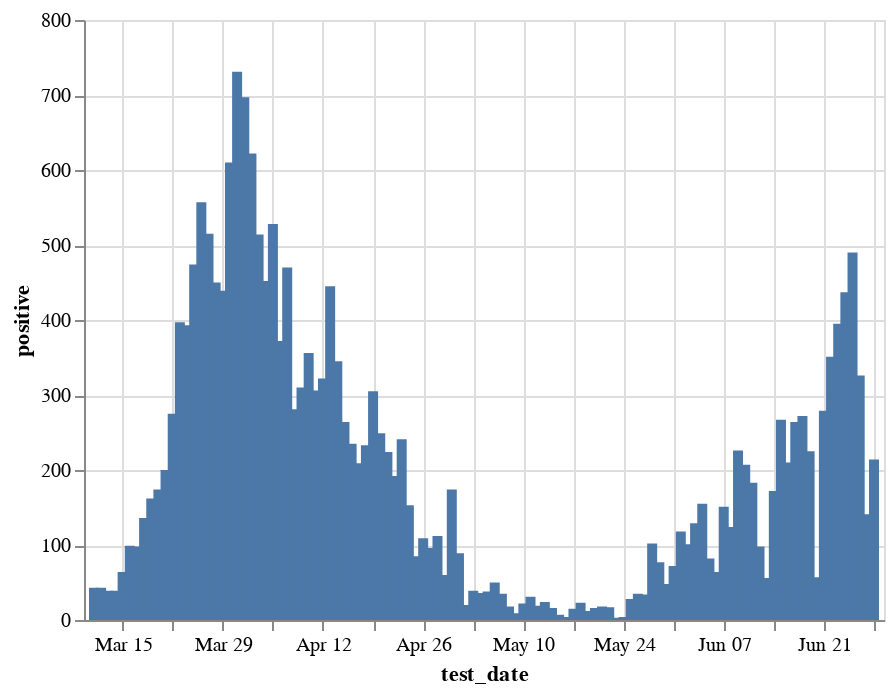

Notebook code for this chart:
### Code cell
alt.Chart(pr.reset_index()).mark_bar().encode(
    x='test_date',
    y='positive',
    tooltip=['test_date', 'positive']
).interactive()

### Figure 1 — Vega-Lite specification as saved in the notebook (floating-point values rounded to 4 significant figures)
{"config": {"view": {"continuousWidth": 400, "continuousHeight": 300}}, "data": {"name": "data-de8a255011cdc8385c1a44fe290d5d4a"}, "mark": "bar", "encoding": {"tooltip": [{"type": "temporal", "field": "test_date"}, {"type": "quantitative", "field": "positive"}], "x": {"type": "temporal", "field": "test_date"}, "y": {"type": "quantitative", "field": "positive"}}, "selection": {"selector006": {"type": "interval", "bind": "scales", "encodings": ["x", "y"]}}, "$schema": "https://vega.github.io/schema/vega-lite/v4.8.1.json", "datasets": {"data-de8a255011cdc8385c1a44fe290d5d4a": [{"test_date": "2020-03-11T00:00:00", "negative": 297, "positive": 43, "positive_rate": 0.1265}, {"test_date": "2020-03-12T00:00:00", "negative": 658, "positive": 43, "positive_rate": 0.06134}, {"test_date": "2020-03-13T00:00:00", "negative": 650, "positive": 39, "positive_rate": 0.0566}, {"test_date": "2020-03-14T00:00:00", "negative": 628, "positive": 39, "positive_rate": 0.05847}, {"test_date": "2020-03-15T00:00:00", "negative": 946, "positive": 64, "positive_rate": 0.06337}, {"test_date": "2020-03-16T00:00:00", "negative": 1298, "positive": 99, "positive_rate": 0.07087}, {"test_date": "2020-03-17T00:00:00", "negative": 1482, "positive": 98, "positive_rate": 0.06203}, {"test_date": "2020-03-18T00:00:00", "negative": 1885, "positive": 136, "positive_rate": 0.06729}, {"test_date": "2020-03-19T00:00:00", "negative": 2166, "positive": 162, "positive_rate": 0.06959}, {"test_date": "2020-03-20T00:00:00", "negative": 1703, "positive": 174, "positive_rate": 0.0927}, {"test_date": "2020-03-21T00:00:00", "negative": 1516, "positive": 200, "positive_rate": 0.1166}, {"test_date": "2020-03-22T00:00:00", "negative": 3328, "positive": 275, "positive_rate": 0.07633}, {"test_date": "2020-03-23T00:00:00", "negative": 3128, "positive": 397, "positive_rate": 0.1126}, {"test_date": "2020-03-24T00:00:00", "negative": 4440, "positive": 393, "positive_rate": 0.08132}, {"test_date": "2020-03-25T00:00:00", "negative": 5044, "positive": 474, "positive_rate": 0.0859}, {"test_date": "2020-03-26T00:00:00", "negative": 5987, "positive": 557, "positive_rate": 0.08512}, {"test_date": "2020-03-27T00:00:00", "negative": 5383, "positive": 515, "positive_rate": 0.08732}, {"test_date": "2020-03-28T00:00:00", "negative": 5059, "positive": 450, "positive_rate": 0.08168}, {"test_date": "2020-03-29T00:00:00", "negative": 5125, "positive": 439, "positive_rate": 0.0789}, {"test_date": "2020-03-30T00:00:00", "negative": 5294, "positive": 610, "positive_rate": 0.1033}, {"test_date": "2020-03-31T00:00:00", "negative": 6440, "positive": 731, "positive_rate": 0.1019}, {"test_date": "2020-04-01T00:00:00", "negative": 8334, "positive": 697, "positive_rate": 0.07718}, {"test_date": "2020-04-02T00:00:00", "negative": 7789, "positive": 622, "positive_rate": 0.07395}, {"test_date": "2020-04-03T00:00:00", "negative": 7828, "positive": 514, "positive_rate": 0.06162}, {"test_date": "2020-04-04T00:00:00", "negative": 5140, "positive": 452, "positive_rate": 0.08083}, {"test_date": "2020-04-05T00:00:00", "negative": 7140, "positive": 528, "positive_rate": 0.06886}, {"test_date": "2020-04-06T00:00:00", "negative": 5380, "positive": 372, "positive_rate": 0.06467}, {"test_date": "2020-04-07T00:00:00", "negative": 5525, "positive": 470, "positive_rate": 0.0784}, {"test_date": "2020-04-08T00:00:00", "negative": 3972, "positive": 281, "positive_rate": 0.06607}, {"test_date": "2020-04-09T00:00:00", "negative": 4571, "positive": 310, "positive_rate": 0.06351}, {"test_date": "2020-04-10T00:00:00", "negative": 5402, "positive": 356, "positive_rate": 0.06183}, {"test_date": "2020-04-11T00:00:00", "negative": 4426, "positive": 306, "positive_rate": 0.06467}, {"test_date": "2020-04-12T00:00:00", "negative": 5884, "positive": 322, "positive_rate": 0.05189}, {"test_date": "2020-04-13T00:00:00", "negative": 7702, "positive": 445, "positive_rate": 0.05462}, {"test_date": "2020-04-14T00:00:00", "negative": 6423, "positive": 345, "positive_rate": 0.05098}, {"test_date": "2020-04-15T00:00:00", "negative": 7090, "positive": 264, "positive_rate": 0.0359}, {"test_date": "2020-04-16T00:00:00", "negative": 9248, "positive": 235, "positive_rate": 0.02478}, {"test_date": "2020-04-17T00:00:00", "negative": 7550, "positive": 209, "positive_rate": 0.02694}, {"test_date": "2020-04-18T00:00:00", "negative": 6262, "positive": 233, "positive_rate": 0.03587}, {"test_date": "2020-04-19T00:00:00", "negative": 10017, "positive": 305, "positive_rate": 0.02955}, {"test_date": "2020-04-20T00:00:00", "negative": 11286, "positive": 249, "positive_rate": 0.02159}, {"test_date": "2020-04-21T00:00:00", "negative": 9319, "positive": 224, "positive_rate": 0.02347}, {"test_date": "2020-04-22T00:00:00", "negative": 9143, "positive": 192, "positive_rate": 0.02057}, {"test_date": "2020-04-23T00:00:00", "negative": 8252, "positive": 241, "positive_rate": 0.02838}, {"test_date": "2020-04-24T00:00:00", "negative": 6647, "positive": 153, "positive_rate": 0.0225}, {"test_date": "2020-04-25T00:00:00", "negative": 4126, "positive": 85, "positive_rate": 0.02019}, {"test_date": "2020-04-26T00:00:00", "negative": 6836, "positive": 109, "positive_rate": 0.01569}, {"test_date": "2020-04-27T00:00:00", "negative": 6950, "positive": 96, "positive_rate": 0.01362}, {"test_date": "2020-04-28T00:00:00", "negative": 5950, "positive": 112, "positive_rate": 0.01848}, {"test_date": "2020-04-29T00:00:00", "negative": 4804, "positive": 60, "positive_rate": 0.01234}, {"test_date": "2020-04-30T00:00:00", "negative": 8657, "positive": 174, "positive_rate": 0.0197}, {"test_date": "2020-05-01T00:00:00", "negative": 7084, "positive": 89, "positive_rate": 0.01241}, {"test_date": "2020-05-02T00:00:00", "negative": 2131, "positive": 20, "positive_rate": 0.009298}, {"test_date": "2020-05-03T00:00:00", "negative": 5932, "positive": 39, "positive_rate": 0.006532}, {"test_date": "2020-05-04T00:00:00", "negative": 5493, "positive": 36, "positive_rate": 0.006511}, {"test_date": "2020-05-05T00:00:00", "negative": 6314, "positive": 38, "positive_rate": 0.005982}, {"test_date": "2020-05-06T00:00:00", "negative": 6437, "positive": 50, "positive_rate": 0.007708}, {"test_date": "2020-05-07T00:00:00", "negative": 7006, "positive": 35, "positive_rate": 0.004971}, {"test_date": "2020-05-08T00:00:00", "negative": 4199, "positive": 18, "positive_rate": 0.004268}, {"test_date": "2020-05-09T00:00:00", "negative": 1057, "positive": 9, "positive_rate": 0.008443}, {"test_date": "2020-05-10T00:00:00", "negative": 4501, "positive": 22, "positive_rate": 0.004864}, {"test_date": "2020-05-11T00:00:00", "negative": 5591, "positive": 31, "positive_rate": 0.005514}, {"test_date": "2020-05-12T00:00:00", "negative": 5250, "positive": 19, "positive_rate": 0.003606}, {"test_date": "2020-05-13T00:00:00", "negative": 5050, "positive": 24, "positive_rate": 0.00473}, {"test_date": "2020-05-14T00:00:00", "negative": 4379, "positive": 16, "positive_rate": 0.003641}, {"test_date": "2020-05-15T00:00:00", "negative": 2183, "positive": 7, "positive_rate": 0.003196}, {"test_date": "2020-05-16T00:00:00", "negative": 559, "positive": 4, "positive_rate": 0.007105}, {"test_date": "2020-05-17T00:00:00", "negative": 3313, "positive": 15, "positive_rate": 0.004507}, {"test_date": "2020-05-18T00:00:00", "negative": 4281, "positive": 23, "positive_rate": 0.005344}, {"test_date": "2020-05-19T00:00:00", "negative": 4104, "positive": 12, "positive_rate": 0.002915}, {"test_date": "2020-05-20T00:00:00", "negative": 3768, "positive": 16, "positive_rate": 0.004228}, {"test_date": "2020-05-21T00:00:00", "negative": 4133, "positive": 18, "positive_rate": 0.004336}, {"test_date": "2020-05-22T00:00:00", "negative": 2654, "positive": 17, "positive_rate": 0.006365}, {"test_date": "2020-05-23T00:00:00", "negative": 358, "positive": 3, "positive_rate": 0.00831}, {"test_date": "2020-05-24T00:00:00", "negative": 2841, "positive": 4, "positive_rate": 0.001406}, {"test_date": "2020-05-25T00:00:00", "negative": 4246, "positive": 28, "positive_rate": 0.006551}, {"test_date": "2020-05-26T00:00:00", "negative": 3659, "positive": 35, "positive_rate": 0.009475}, {"test_date": "2020-05-27T00:00:00", "negative": 4233, "positive": 34, "positive_rate": 0.007968}, {"test_date": "2020-05-28T00:00:00", "negative": 3364, "positive": 102, "positive_rate": 0.02943}, {"test_date": "2020-05-29T00:00:00", "negative": 1089, "positive": 77, "positive_rate": 0.06604}, {"test_date": "2020-05-30T00:00:00", "negative": 1500, "positive": 48, "positive_rate": 0.03101}, {"test_date": "2020-05-31T00:00:00", "negative": 5319, "positive": 72, "positive_rate": 0.01336}, {"test_date": "2020-06-01T00:00:00", "negative": 9163, "positive": 118, "positive_rate": 0.01271}, {"test_date": "2020-06-02T00:00:00", "negative": 12665, "positive": 101, "positive_rate": 0.007912}, {"test_date": "2020-06-03T00:00:00", "negative": 12744, "positive": 129, "positive_rate": 0.01002}, {"test_date": "2020-06-04T00:00:00", "negative": 14156, "positive": 155, "positive_rate": 0.01083}, {"test_date": "2020-06-05T00:00:00", "negative": 9630, "positive": 82, "positive_rate": 0.008443}, {"test_date": "2020-06-06T00:00:00", "negative": 6374, "positive": 64, "positive_rate": 0.009941}, {"test_date": "2020-06-07T00:00:00", "negative": 10620, "positive": 151, "positive_rate": 0.01402}, {"test_date": "2020-06-08T00:00:00", "negative": 11594, "positive": 124, "positive_rate": 0.01058}, {"test_date": "2020-06-09T00:00:00", "negative": 13279, "positive": 226, "positive_rate": 0.01673}, {"test_date": "2020-06-10T00:00:00", "negative": 12885, "positive": 207, "positive_rate": 0.01581}, {"test_date": "2020-06-11T00:00:00", "negative": 12165, "positive": 183, "positive_rate": 0.01482}, {"test_date": "2020-06-12T00:00:00", "negative": 6142, "positive": 98, "positive_rate": 0.01571}, {"test_date": "2020-06-13T00:00:00", "negative": 2086, "positive": 56, "positive_rate": 0.02614}, {"test_date": "2020-06-14T00:00:00", "negative": 9243, "positive": 172, "positive_rate": 0.01827}, {"test_date": "2020-06-15T00:00:00", "negative": 12143, "positive": 267, "positive_rate": 0.02151}, {"test_date": "2020-06-16T00:00:00", "negative": 11165, "positive": 210, "positive_rate": 0.01846}, {"test_date": "2020-06-17T00:00:00", "negative": 10450, "positive": 264, "positive_rate": 0.02464}, {"test_date": "2020-06-18T00:00:00", "negative": 10199, "positive": 272, "positive_rate": 0.02598}, {"test_date": "2020-06-19T00:00:00", "negative": 6970, "positive": 225, "positive_rate": 0.03127}, {"test_date": "2020-06-20T00:00:00", "negative": 2485, "positive": 57, "positive_rate": 0.02242}, {"test_date": "2020-06-21T00:00:00", "negative": 9510, "positive": 279, "positive_rate": 0.0285}, {"test_date": "2020-06-22T00:00:00", "negative": 11827, "positive": 351, "positive_rate": 0.02882}, {"test_date": "2020-06-23T00:00:00", "negative": 13627, "positive": 395, "positive_rate": 0.02817}, {"test_date": "2020-06-24T00:00:00", "negative": 12420, "positive": 437, "positive_rate": 0.03399}, {"test_date": "2020-06-25T00:00:00", "negative": 13478, "positive": 490, "positive_rate": 0.03508}, {"test_date": "2020-06-26T00:00:00", "negative": 8370, "positive": 326, "positive_rate": 0.03749}, {"test_date": "2020-06-27T00:00:00", "negative": 3266, "positive": 141, "positive_rate": 0.04139}, {"test_date": "2020-06-28T00:00:00", "negative": 4682, "positive": 214, "positive_rate": 0.04371}]}}
